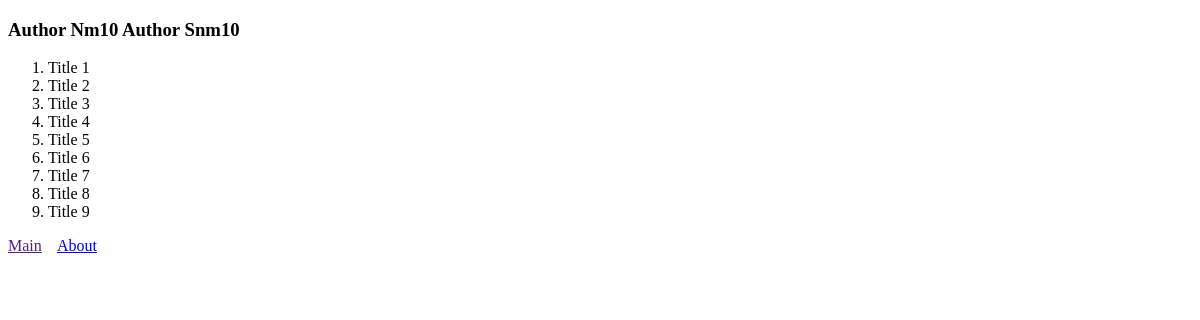
The app's page /articles/10/, older data.
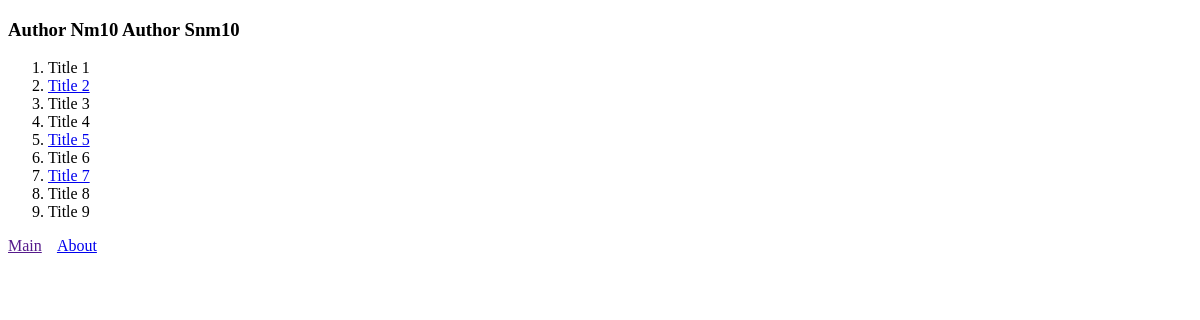
The same page, newer data.
### app001/models.py (models this page shows, shortened)
class Article(models.Model):
    title = models.CharField(max_length=200)
    content = models.TextField()
    author: Author = models.ForeignKey(Author, on_delete=models.CASCADE)
    category = models.CharField(max_length=100)
    views = models.IntegerField(default=0)
    publication_date = models.DateField(auto_now=True)
    published = models.BooleanField(default=False)

### app001/views.py (the view)
# urls.py: path('articles/<int:author_id>/', views.articles, name='articles'),
def articles(request, author_id):
    author = Author.objects.filter(pk=author_id).first()
    context = {
        "author": f'{author.name} {author.surname}',
        "articles": list(Article.objects.filter(author=author))
    }
    return render(request, 'app001/authors_records.html', context=context)

### app001/templates/app001/authors_records.html (shortened to what this page needs)
{% extends 'app001/base.html' %}
{% block content %}
<div>
    <h3>{{ author }}</h3>
    <ol>
        {% for article in articles %}
        {% if article.published %}
        <li><a href="#">{{ article.title }}</a></li>
        {% else %}
        <li>{{ article.title }}</li>
        {% endif %}
    {% endfor %}
    </ol>
</div>
<footer>
    <a href="">Main</a>&nbsp;&nbsp;&nbsp;
    <a href="about/">About</a>
</footer>
{% endblock %}

### app001/templates/app001/base.html (shortened to what this page needs)
<!DOCTYPE html>
<html lang="en">
<head>
</head>
<body>
    {% block content %}{% endblock %}
</body>
</html>

Row changes from the older to the newer data that the page shows:
changed Article "Title 2": published False → True (drawn)
changed Article "Title 5": published False → True (drawn)
changed Article "Title 7": published False → True (drawn)
